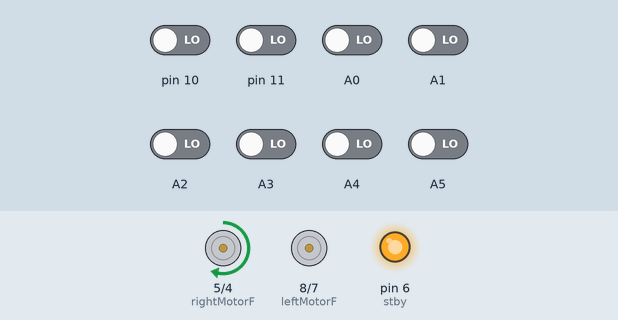
Simulated run of this sketch. Board: Arduino Uno, built with avr-gcc and run on an emulated ATmega328P. Shown: motor-driver pin pairs drawn as motors (green arrow = first pin HIGH = forward, orange = second pin HIGH = backward, longer = more drive, scaled by the enable pin, stopped while the standby pin is LOW), output pins drawn as LEDs (lit = HIGH). The inputs (shaded band) are chosen by the test bench; at power-on: A0–5, pin 10, pin 11 LOW.

Above: at 5.1 s.
5.2 s: A4 driven HIGH
At 5.8 s:
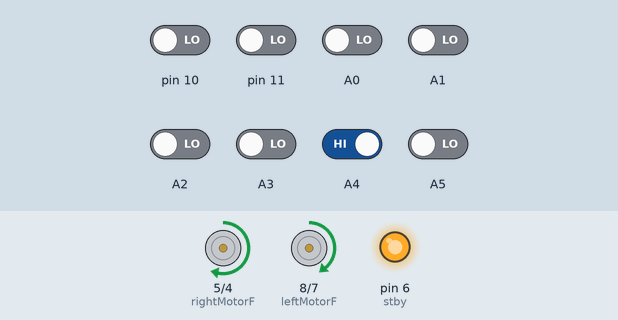
8.2 s: A3 driven HIGH
At 9.1 s:
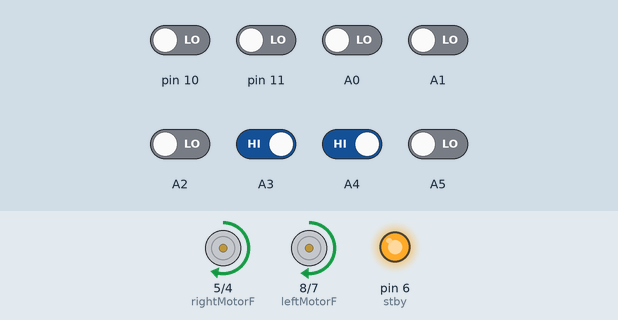
9.7 s: pin 10 driven HIGH
At 9.85 s:
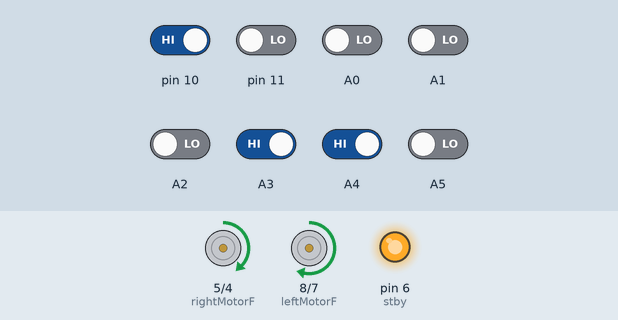
12.7 s: A0 driven HIGH
At 15.44 s:
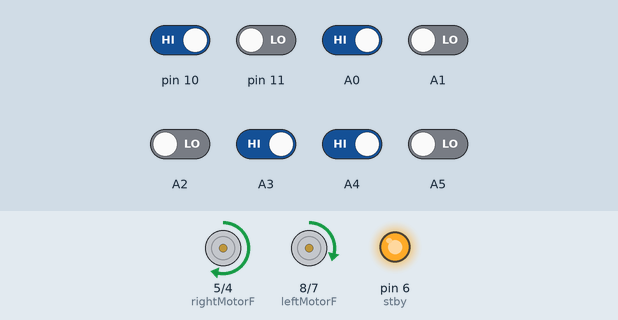
15.7 s: A2 driven HIGH
17.3 s: A5 driven HIGH
Timing chart, 0 to 21.3 s (numbered marks = the images above; inputs shaded):
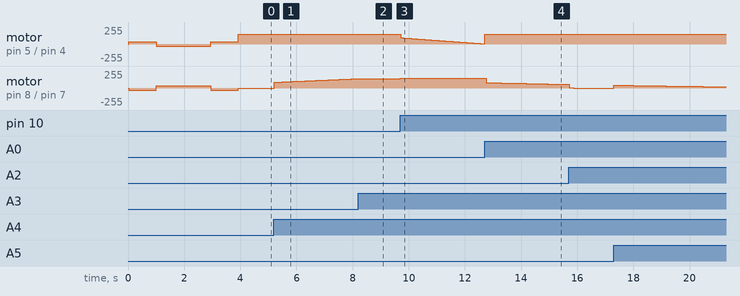

The sketch:

sketch_aug17a.ino
```cpp
#include <QTRSensors.h>
//#define QTR_NO_EMITTERS_PIN 2
#define rightMotorF 5
#define rightMotorB 4
#define rightMotorPWM 3
#define leftMotorF 8
#define leftMotorB 7
#define leftMotorPWM 9
#define stby 6
// This example is designed for use with a QTR-8RC sensor
// This is a much cut-down version of the Pololu Example code

#define NUM_SENSORS 8    // number of sensors used
#define TIMEOUT       2500  // waits for 2500 us for sensor outputs to go low

// Create instance of sensors. Sensors connected to pins 5 to 12
//QTRSensorsRC qtrrc((unsigned char[]) {A2,A3,A4,A5},  NUM_SENSORS, TIMEOUT); //QTR_NO_EMITTER_PIN);
QTRSensorsRC qtrrc((unsigned char[]) {A0,A1,A2,A3,A4,A5,10,11},  NUM_SENSORS, TIMEOUT); //QTR_NO_EMITTER_PIN);

unsigned int sensorValues[NUM_SENSORS];
unsigned int last_proportional = 0;
long integral = 0;
void lefft()
{
analogWrite(leftMotorPWM,35);
analogWrite(rightMotorPWM,35);
  digitalWrite(leftMotorB,HIGH);
digitalWrite(leftMotorF,LOW);
digitalWrite(rightMotorB,LOW);
digitalWrite(rightMotorF,HIGH);
 digitalWrite(stby,HIGH);
}
void right()
{
analogWrite(leftMotorPWM,35);
analogWrite(rightMotorPWM,35);
  digitalWrite(leftMotorF,HIGH);
digitalWrite(leftMotorB,LOW);
digitalWrite(rightMotorF,LOW);
digitalWrite(rightMotorB,HIGH);
 digitalWrite(stby,HIGH);
}

void setup()
{
 // pinMode(2,INPUT);
  pinMode(10, INPUT);
  pinMode(11, INPUT);
  pinMode(rightMotorF, OUTPUT);
  pinMode(rightMotorB, OUTPUT);
  pinMode(rightMotorPWM, OUTPUT);
  pinMode(leftMotorF, OUTPUT);
  pinMode(leftMotorB, OUTPUT);
  pinMode(leftMotorPWM, OUTPUT);
  pinMode(stby,OUTPUT);

  //Serial.begin(9600);
  int k;
 //delay(200);
//for (k = 0; k < 150; k++) // make the calibration take about 5 seconds
//{
for(int counter=0;counter<60;counter++)
{qtrrc.calibrate();

if(counter < 15 || counter >=45)
  lefft(); // put your main code here, to run repeatedly:
else
  right(); // put your main code here, to run repeatedly:
delay(20);//}

delay(20);
//Serial.println(k);
}
delay(20);
}

void loop()
{

int position = qtrrc.readLine(sensorValues); // get calibrated readings along with the line position, refer to the QTR Sensors Arduino Library for more details on line position.


 int proportional = int(position) - 3500;


 int derivative = proportional-last_proportional;
 integral+=proportional ;
last_proportional = proportional;


    int power_difference = proportional*1/5 + integral/10000 + derivative*7/3;

  const int maximum = 150;
  if (power_difference > maximum)
    power_difference = maximum;
  if (power_difference < -maximum)
    power_difference = -maximum;

//Motor Motion
  if (power_difference < 0)//LEFT
  {
 digitalWrite(rightMotorF, HIGH);
  digitalWrite(rightMotorB, LOW);
  analogWrite(rightMotorPWM, maximum);
    digitalWrite(leftMotorF, HIGH);
  digitalWrite(leftMotorB, LOW);
  analogWrite(leftMotorPWM, maximum+ power_difference );
  digitalWrite(stby,HIGH);
  }
  else //RIGHT
{
 digitalWrite(rightMotorF, HIGH);
  digitalWrite(rightMotorB, LOW);
  analogWrite(rightMotorPWM,maximum- power_difference );
    digitalWrite(leftMotorF, HIGH);
  digitalWrite(leftMotorB, LOW);
  analogWrite(leftMotorPWM, maximum);
  digitalWrite(stby,HIGH);
}

//qtrrc.readCalibrated(sensorValues);

/*if(sensorValues[0]<300&&sensorValues[1]<300&&sensorValues[2]>300&&sensorValues[3]>300&&sensorValues[4]>300&&sensorValues[5]>300&&sensorValues[6]>300&&sensorValues[7]>300)
{//right
  //delay(50);
  digitalWrite(rightMotorF, LOW);

  digitalWrite(rightMotorB, HIGH);
  analogWrite(rightMotorPWM,150);
    digitalWrite(leftMotorF, HIGH);
  digitalWrite(leftMotorB, LOW);
  analogWrite(leftMotorPWM,150);
  digitalWrite(stby,HIGH);
  delay(30);
}
if(sensorValues[0]>300&&sensorValues[1]>300&&sensorValues[2]>300&&sensorValues[3]>300&&sensorValues[4]>300&&sensorValues[5]>300&&sensorValues[6]<300&&sensorValues[7]<300)
{//left
  digitalWrite(rightMotorF, HIGH);

  digitalWrite(rightMotorB, LOW);
  analogWrite(rightMotorPWM,150);
    digitalWrite(leftMotorF, LOW);
  digitalWrite(leftMotorB, HIGH);
  analogWrite(leftMotorPWM,150);
  digitalWrite(stby,HIGH);
  delay(30);
}*/
/*if(sensorValues[1]>300&&sensorValues[2]>300&&sensorValues[3]>300&&sensorValues[4]>300&&sensorValues[5]>300&&sensorValues[6]>300)
{//left
  digitalWrite(rightMotorF, HIGH);
  digitalWrite(rightMotorB, LOW);
  analogWrite(rightMotorPWM,160);
    digitalWrite(leftMotorF, HIGH);
  digitalWrite(leftMotorB, LOW);
  analogWrite(leftMotorPWM,160);
  digitalWrite(stby,HIGH);
  delay(50);
}*/


}
```

Measured:
- after the input at 5.2 s, motor on pin 8 (leftMotorF) / pin 7 (leftMotorB): moves from stopped to forward 140/255 over 3.0 s, starting at once
- after the input at 8.2 s, motor on pin 5 (rightMotorF) / pin 4 (rightMotorB): stays forward 150/255 (without the input it goes to forward 149/255 after 0.58 s); motor on pin 8 (leftMotorF) / pin 7 (leftMotorB): stays forward 140/255 (without the input it goes to forward 141/255 after 0.03 s)
- after the input at 9.7 s, motor on pin 5 (rightMotorF) / pin 4 (rightMotorB): moves from forward 150/255 to forward 3/255 over 3.0 s, starting at once; motor on pin 8 (leftMotorF) / pin 7 (leftMotorB): forward 140/255 → forward 150/255 at once
- after the input at 12.7 s, motor on pin 8 (leftMotorF) / pin 7 (leftMotorB): moves from forward 150/255 to forward 54/255 over 2.9 s, starting after 0.05 s
